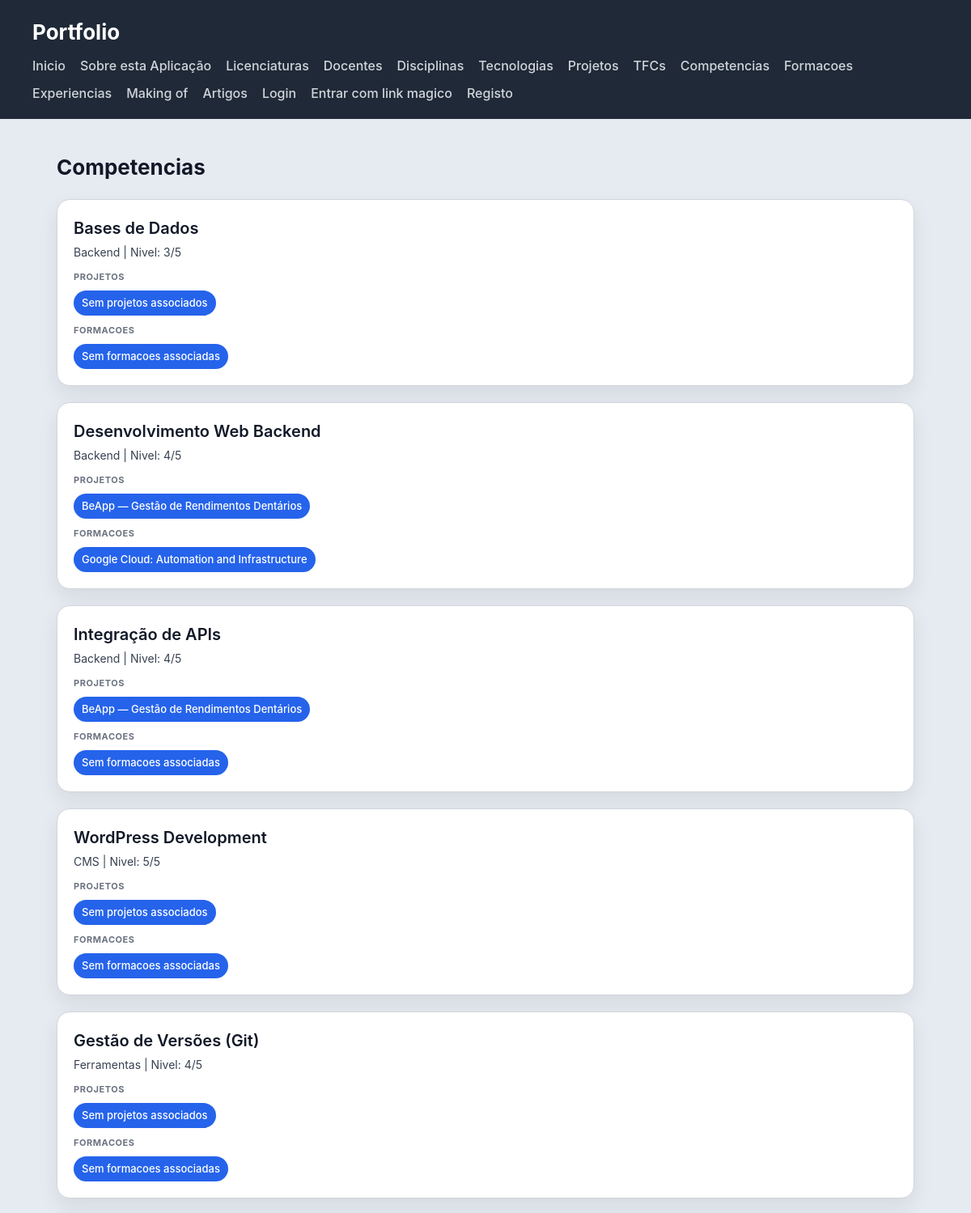
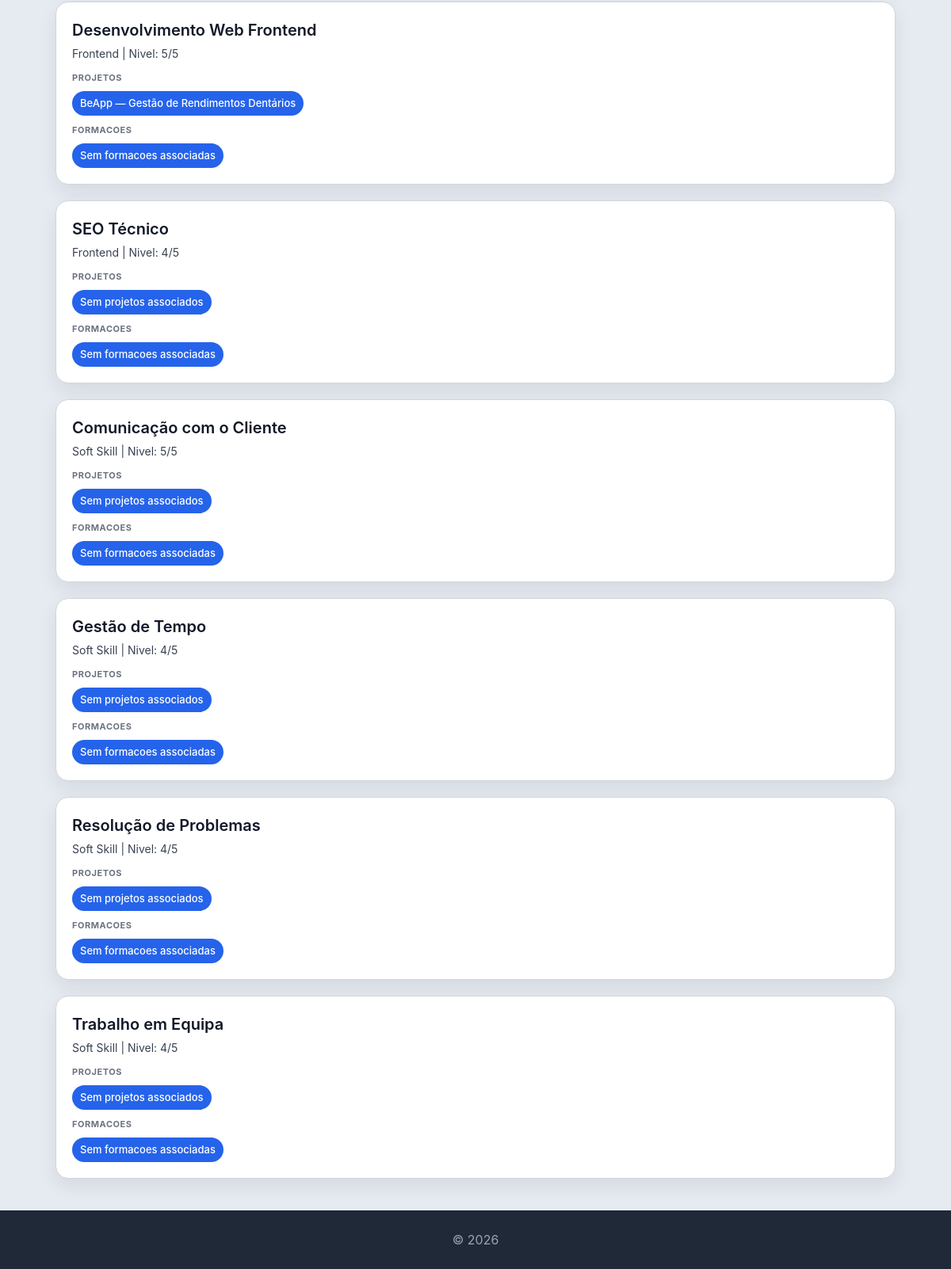
Screenshot of /portfolio/competencias/ with the database file from the repository (2 pictures, top to bottom).
### portfolio/models.py (models this page shows, shortened)
class Competencia(models.Model):
    nome = models.CharField(max_length=200)
    categoria =  models.CharField(max_length=100, blank=True)
    descricao = models.TextField(blank=True, null=True)
    nivel = models.IntegerField(validators=[MinValueValidator(1), MaxValueValidator(5)])
    projetos = models.ManyToManyField('Projeto', related_name='competencias', blank=True)
    formacoes = models.ManyToManyField('Formacao', related_name='competencias', blank=True)

class Projeto(models.Model):
    AMBITO_CHOICES = [
        ('academico', 'Académico'),
        ('pessoal', 'Pessoal'),
        ('profissional', 'Profissional'),
        ('freelance', 'Freelance'),
        ('outro', 'Outro'),
    ]
    titulo = models.CharField(max_length=200)
    descricao = models.TextField()
    ambito = models.CharField(max_length=50, choices=AMBITO_CHOICES, default='academico')
    conceitos_aplicados = models.TextField(blank=True, null=True)
    url_github = models.URLField(blank=True, null=True)
    url_demo = models.URLField(blank=True, null=True)
    imagem = models.ImageField(upload_to='projetos/', blank=True, null=True)
    video_url = models.URLField(blank=True, null=True)
    ano = models.IntegerField(blank=True, null=True)
    uc = models.ForeignKey(UnidadeCurricular, on_delete=models.SET_NULL, related_name='projetos', blank=True, null=True)
    tecnologias = models.ManyToManyField(Tecnologia, related_name='projetos', blank=True)

class Formacao(models.Model):
    TIPO_CHOICES = [
        ('Mestrado', 'Mestrado'),
        ('Curso de Curta Duração', 'Curso de Curta Duração'),
        ('Workshop', 'Workshop'),
    ]
    titulo = models.CharField(max_length=200)
    instituicao = models.CharField(max_length=200)
    data_inicio = models.DateField()
    data_fim = models.DateField(blank=True, null=True)
    certificado = models.ImageField(upload_to='certificados/', blank=True, null=True)
    tipo = models.CharField(max_length=50, choices=TIPO_CHOICES)

### portfolio/views.py (the view)
# urls.py: path("competencias/", views.competencias_view, name="portfolio_competencias"),
def competencias_view(request):
    competencias = Competencia.objects.prefetch_related(
        "projetos",
        "formacoes",
    ).order_by("categoria", "nome")
    return render(
        request,
        "portfolio/competencias.html",
        {"competencias": competencias, **_gestor_context(request)},
    )

### accounts/utils.py (called while the page is built)
def is_gestor_portfolio(user):
    return user.is_authenticated and user.groups.filter(name='gestor-portfolio').exists()

### portfolio/views.py (called while the page is built)
def _gestor_context(request):
    return {"gestor_portfolio": is_gestor_portfolio(request.user)}

### templates/portfolio/competencias.html (shortened to what this page needs)
{% extends "portfolio/base.html" %} {% block content %}
<h2>Competencias</h2>
<section>
  {% for competencia in competencias %}
  <article>
    <header>
      <h3>{{ competencia.nome }}</h3>
      <p>{{ competencia.categoria }} | Nivel: {{ competencia.nivel }}/5</p>
    </header>
    <section>
      <h4>Projetos</h4>
      <ul>
        {% for projeto in competencia.projetos.all %}
        <li>{{ projeto.titulo }}</li>
        {% empty %}
        <li>Sem projetos associados</li>
        {% endfor %}
      </ul>
    </section>
    <section>
      <h4>Formacoes</h4>
      <ul>
        {% for formacao in competencia.formacoes.all %}
        <li>{{ formacao.titulo }}</li>
        {% empty %}
        <li>Sem formacoes associadas</li>
        {% endfor %}
      </ul>
    </section>
  </article>
  {% empty %}
  <article>
    <header><h3>Sem competencias registadas</h3></header>
  </article>
  {% endfor %}
</section>
{% endblock %}

### escola/static/escola/styles.css (style rules this page uses)
* { box-sizing: border-box; margin: 0; padding: 0; }
body { font-family: "Inter", "Segoe UI", system-ui, -apple-system, sans-serif; background: #e6ebf2; color: #111827; line-height: 1.5; }
h2 { margin-bottom: 20px; font-size: 26px; }
section > article { background: white; padding: 20px; border-radius: 16px; border: 1px solid #d1d5db; box-shadow: 0 10px 25px rgba(0, 0, 0, 0.08); transition: all 0.25s ease; margin-bottom: 20px; }
article > header { margin-bottom: 12px; }
article > header > h3 { font-size: 20px; font-weight: 600; margin-bottom: 4px; }
article > header > p { font-size: 14px; color: #374151; }
article > section { margin-top: 10px; }
article > section > h4 { font-size: 11px; text-transform: uppercase; color: #6b7280; margin-bottom: 8px; letter-spacing: 0.05em; }
article > section > ul { list-style: none; display: flex; flex-wrap: wrap; gap: 8px; }
article > section > ul > li { background: #2563eb; color: white; padding: 6px 10px; border-radius: 999px; font-size: 13px; font-weight: 500; }

### rows the page displays
Competencia: nome "Bases de Dados", categoria "Backend", nivel "3"
Competencia: nome "Desenvolvimento Web Backend", categoria "Backend", nivel "4"
Projeto: titulo "BeApp — Gestão de Rendimentos Dentários"
Formacao: titulo "Google Cloud: Automation and Infrastructure"
Competencia: nome "Integração de APIs", categoria "Backend", nivel "4"
Competencia: nome "WordPress Development", categoria "CMS", nivel "5"
Competencia: nome "Gestão de Versões (Git)", categoria "Ferramentas", nivel "4"
Competencia: nome "Desenvolvimento Web Frontend", categoria "Frontend", nivel "5"
Competencia: nome "SEO Técnico", categoria "Frontend", nivel "4"
Competencia: nome "Comunicação com o Cliente", categoria "Soft Skill", nivel "5"
Competencia: nome "Gestão de Tempo", categoria "Soft Skill", nivel "4"
Competencia: nome "Resolução de Problemas", categoria "Soft Skill", nivel "4"
Competencia: nome "Trabalho em Equipa", categoria "Soft Skill", nivel "4"
